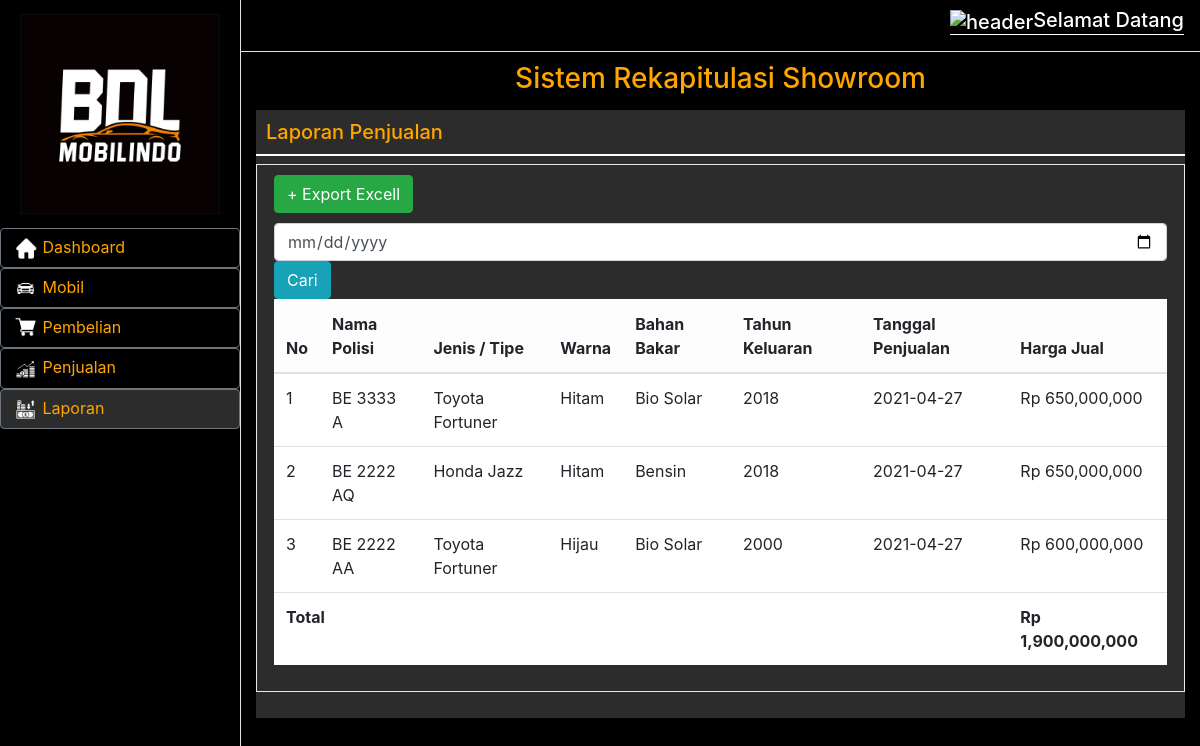
The app's page /index.php/auth/lihatlaporanpenjualan with its own data.
### tables this page shows
CREATE TABLE `penjualan` (
  `id_jual` int(5) NOT NULL,
  `tgl_jual` date NOT NULL,
  `no_polis` varchar(30) NOT NULL,
  `jenis_typr` varchar(30) NOT NULL,
  `warna` varchar(30) NOT NULL,
  `bahan_bakar` varchar(30) NOT NULL,
  `tahun_keluaran` int(5) NOT NULL,
  `harga_jual` int(30) NOT NULL,
  `status` int(30) NOT NULL
);

### application/controllers/Auth.php (called while the page is built, shortened)
<?php
class Auth extends CI_Controller
{
    public function __construct()
    {
        $this->load->library('form_validation');
        $this->load->model('model_mobil');
        $this->load->model('model_pembelian');
        $this->load->model('model_penjualan');
    }
    public function lihatlaporanpenjualan()
    {
        $data = array(
            'title' => 'Data Mobil',
            'data_laporan' => $this->model_penjualan->tabel_laporan()
        );
        $data['sum_jumlahpenjualan'] = $this->model_penjualan->get_sum();
        $this->load->view('lihat-laporan-penjualan', $data);
    }
}

### index.php (called while the page is built, shortened)
<?php
require_once BASEPATH.'core/CodeIgniter.php';

### application/models/Model_penjualan.php (called while the page is built, shortened)
<?php
class model_penjualan extends CI_Model
{
    public function tabel_laporan()
    {
        $query = $this->db->order_by('id_jual', 'DESC')->get('penjualan');
        return $query->result();
    }
    public function get_sum()
    {
        $this->db->select_sum('harga_jual', 'jumlahpenjualan');
        $this->db->from('penjualan');
        return $this->db->get('')->row();
    }
}

### application/views/lihat-laporan-penjualan.php (the view, shortened to what this page needs)
<!DOCTYPE html>
<html>
<head>
    <link href="assets/vendor/bootstrap/css/bootstrap.min.css" rel="stylesheet">
    <link href="assets/css/lihat-mobil.css" rel="stylesheet">
</head>
<body>
    <div class="d-flex" id="wrapper">
        <div class="border-right" id="sidebar-wrapper" style="background-color: black;">
            <div class="sidebar-heading"><img src="assets/img/logo.jpg " width="200"></div>
            <div class="list-group list-group-flush">
                <button id="btnGroupDrop1" type="button" class="btn btn-secondary" aria-expanded="false" onclick="location.href='<?= base_url('Dashboard'); ?>'">
                    <img src="assets/img/home.png" style="width: 25px; "> Dashboard
                </button>
                <button id="btnGroupDrop1" type="button" class="btn btn-secondary" aria-expanded="false" onclick="location.href='<?= base_url('lihatmobil'); ?>'">
                    <img src="assets/img/mobil.png" style="width: 25px; "> Mobil
                </button>
                <button id="btnGroupDrop1" type="button" class="btn btn-secondary" aria-expanded="false" onclick="location.href='<?= base_url('lihatpembelian'); ?>'">
                    <img src="assets/img/cart.png" style="width: 25px; "> Pembelian
                </button>
                <button id="btnGroupDrop1" type="button" class="btn btn-secondary" aria-expanded="false" onclick="location.href='<?= base_url('lihatpenjualan'); ?>'">
                    <img src="assets/img/sales.png" style="width: 25px; "> Penjualan
                </button>
                <button id="btnGroupDrop1" type="button" style="background-color: rgb(44, 44, 44);" class="btn btn-secondary" aria-expanded="false" onclick="location.href='<?= base_url('lihatlaporan'); ?>'">
                    <img src="assets/img/laporan.png" style="width: 25px; "> Laporan
                </button>
            </div>
        </div>
        <div id="page-content-wrapper">
            <nav class="navbar navbar-expand-lg navbar-light border-bottom" style="background-color: black;">
                <div class="collapse navbar-collapse" id="navbarSupportedContent">
                    <ul class="navbar-nav ml-auto mt-2 mt-lg-0">
                        <li class="nav-item active">
                            <h4 class="header"><img src=assets/img/header.png alt="header" style="width: 20px; height: 20px;">Selamat Datang</h4>
                        </li>
                    </ul>
                </div>
            </nav>
            <div class="container-fluid">
                <h3 style="color: orange; text-align: center; padding-top: 10px">Sistem Rekapitulasi Showroom</h3>
                <div class="card-wrapper pb-3">
                    <h5 style="padding: 10px;border-bottom: 2px solid white; color: orange;">Laporan Penjualan</h5>
                    <div class="x_panel">
                        <div class="x_title">
                            <button type="button" class="btn btn-success" onclick="location.href='<?= base_url('auth/excelpenjualan'); ?>'">+ Export Excell</button>
                        </div>
                        <div class="navbar-form navbar-right">
                            <?php echo form_open('searchpenjualan') ?>
                            <input type="date" name="keyword" class="form-control" placeholder="Search" required>
                            <button type="submit" class="btn btn-info btn-xs">Cari</button>
                            <?php echo form_close() ?>
                        </div>
                        <table class="table">
                            <thead class="table-light">
                                <tr>
                                    <th>No</th>
                                    <th>Nama Polisi</th>
                                    <th>Jenis / Tipe</th>
                                    <th>Warna</th>
                                    <th>Bahan Bakar</th>
                                    <th>Tahun Keluaran</th>
                                    <th>Tanggal Penjualan</th>
                                    <th>Harga Jual</th>
                                </tr>
                            </thead>
                            <tbody>
                                <?php $i = 1;
                                foreach ($data_laporan as $mobil) { ?>
                                    <tr>
                                        <td><?= $i; ?></td>
                                        <td><?php echo $mobil->no_polis ?></td>
                                        <td><?php echo $mobil->jenis_typr ?></td>
                                        <td><?php echo $mobil->warna ?></td>
                                        <td><?php echo $mobil->bahan_bakar ?></td>
                                        <td><?php echo $mobil->tahun_keluaran ?></td>
                                        <td><?php echo $mobil->tgl_jual ?></td>
                                        <td>Rp <?php echo number_format($mobil->harga_jual) ?></td>
                                    </tr>
                                <?php $i++;
                                } ?>
                                <tr style="font-weight: bold;">
                                    <td colspan="7">Total</td>
                                    <td>Rp <?php echo number_format($sum_jumlahpenjualan->jumlahpenjualan) ?></td>
                                </tr>
                            </tbody>
                        </table>
                    </div>
                </div>
</body>
</html>

### assets/css/lihat-mobil.css (style rules this page uses)
.header { font-size: 20px; border-width: 10px; border-bottom: 1.5px solid white; text-align: right; color: rgb(255, 255, 255); }
.card-wrapper { background-color: rgb(44, 44, 44); margin: 15px auto; }
.x_panel, .x_title { margin-bottom: 10px }
.x_panel { position: relative; width: 100%; padding: 10px 17px; display: inline-block; background-color: rgb(44, 44, 44); border: 1px solid #E6E9ED; -webkit-column-break-inside: avoid; -moz-column-break-inside: avoid; -webkit-column-break-inside: avoid; opacity: 1; transition: all .2s ease; position: relative; }
table.table { background-color: white; }
.header { font-size: 20px; text-align: right; color: rgb(255, 255, 255); }
#btnGroupDrop1 { text-align: left; color: orange; background-color: rgb(0, 0, 0); }
#wrapper { overflow-x: hidden; background-color: black; }
#sidebar-wrapper { text-align: right; min-height: 100vh; margin-left: -15rem; -webkit-transition: margin .25s ease-out; -moz-transition: margin .25s ease-out; -o-transition: margin .25s ease-out; transition: margin .25s ease-out; }
#sidebar-wrapper .sidebar-heading { padding: 0.875rem 1.25rem; font-size: 1.2rem; }
#sidebar-wrapper .list-group { width: 15rem; }
#page-content-wrapper { min-width: 1000vw; }
@media (min-width: 768px) { #sidebar-wrapper { margin-left: 0; } }
@media (min-width: 768px) { #page-content-wrapper { min-width: 0; width: 100%; } }

### records on screen
penjualan: no_polis "BE 3333 A", jenis_typr "Toyota Fortuner", warna "Hitam", bahan_bakar "Bio Solar", tahun_keluaran "2018", tgl_jual "2021-04-27", harga_jual "650,000,000"
penjualan: no_polis "BE 2222 AQ", jenis_typr "Honda Jazz", warna "Hitam", bahan_bakar "Bensin", tahun_keluaran "2018", tgl_jual "2021-04-27", harga_jual "650,000,000"
penjualan: no_polis "BE 2222 AA", jenis_typr "Toyota Fortuner", warna "Hijau", bahan_bakar "Bio Solar", tahun_keluaran "2000", tgl_jual "2021-04-27", harga_jual "600,000,000"

### other values on screen
$sum_jumlahpenjualan->jumlahpenjualan "1,900,000,000"
